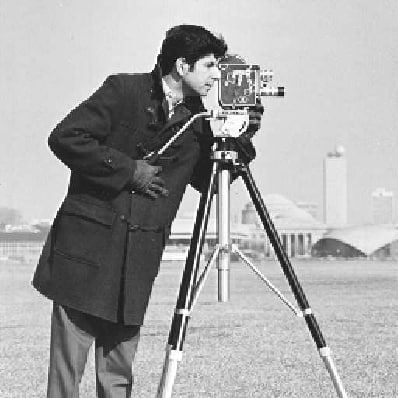
#> input picture cameraman.png, 398 x 398 px
$ python lab.py
#> lines starting #> are read from the running program, lines starting #| are printed output that depends on the picture
import cv2
import numpy as np
#read image
img=cv2.imread("cameraman.png",0)
#> img is the input picture: shape (398, 398); min 0, max 255, mean 167.4
cv2.imshow("camera man",img)
#size of the image
img2=img[20:100,100:250]
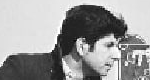
#> img2: shape (80, 150); min 5, max 255, mean 153
cv2.imshow("Extracted camerman", img2)
cv2.waitKey(0)
